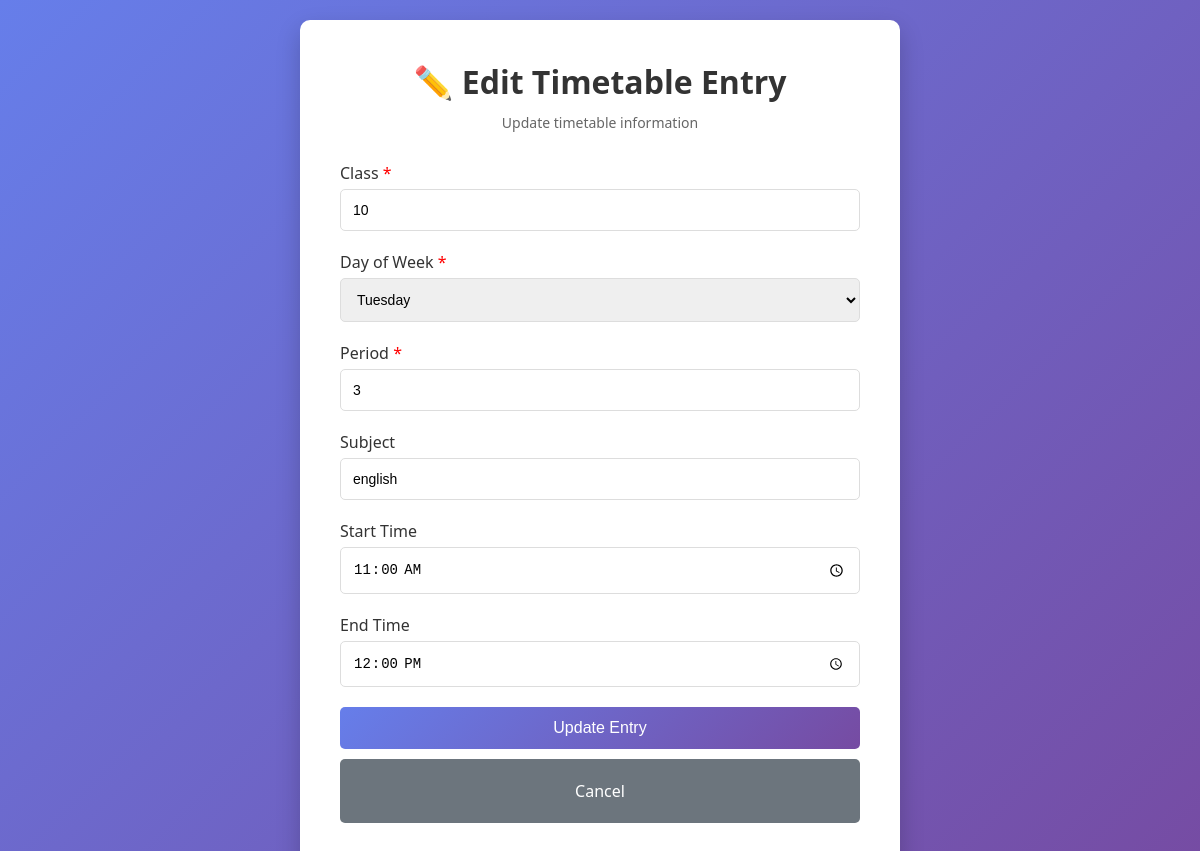
Page /timetable/edit/9 (signed in) on the committed database.
### models.py (models this page shows)
class Timetable(Base):
    __tablename__ = 'timetable'
    id = Column(Integer, primary_key=True)
    class_name = Column(String, nullable=False)
    day_of_week = Column(String, nullable=False)  # e.g., 'Monday', 'Tuesday'
    period = Column(String, nullable=False)       # e.g., 'Period 1', 'Period 2'
    subject = Column(String, nullable=True)       # e.g., 'Mathematics', 'Physics'
    start_time = Column(String, nullable=True)    # e.g., '09:00'
    end_time = Column(String, nullable=True)      # e.g., '10:00'

### app.py (the view, shortened to what this page needs)
@app.route('/timetable/edit/<int:id>', methods=['GET', 'POST'])
@login_required
def edit_timetable(id):
    if current_user.role != 'teacher':
        flash('Access denied! Teachers only.', 'error')
        return redirect(url_for('login'))
    db = SessionLocal()
    entry = db.query(Timetable).get(id)
    if not entry:
        flash('Timetable entry not found!', 'error')
        db.close()
        return redirect(url_for('manage_timetable'))
    db.close()
    return render_template('edit_timetable.html', entry=entry)

### app.py (called while the page is built)
@login_manager.user_loader
def load_user(user_id):
    db = SessionLocal()
    user = db.query(User).get(int(user_id))
    db.close()
    return user

### templates/edit_timetable.html (shortened to what this page needs)
<!DOCTYPE html>
<html lang="en">
<head>
</head>
<body>
    <div class="container">
        <h1>✏️ Edit Timetable Entry</h1>
        <p class="subtitle">Update timetable information</p>
        <form method="POST" action="{{ url_for('edit_timetable', id=entry.id) }}">
            <div class="form-group">
                <label>Class <span class="required">*</span></label>
                <input type="text" name="class_name" value="{{ entry.class_name }}" required>
            </div>
            <div class="form-group">
                <label>Day of Week <span class="required">*</span></label>
                <select name="day_of_week" required>
                    <option value="Tuesday" {% if entry.day_of_week == 'Tuesday' %}selected{% endif %}>Tuesday</option>
                </select>
            </div>
            <div class="form-group">
                <label>Period <span class="required">*</span></label>
                <input type="text" name="period" value="{{ entry.period }}" required>
            </div>
            <div class="form-group">
                <label>Subject</label>
                <input type="text" name="subject" value="{{ entry.subject or '' }}">
            </div>
            <div class="form-group">
                <label>Start Time</label>
                <input type="time" name="start_time" value="{{ entry.start_time or '' }}">
            </div>
            <div class="form-group">
                <label>End Time</label>
                <input type="time" name="end_time" value="{{ entry.end_time or '' }}">
            </div>
            <button type="submit" class="btn btn-primary">Update Entry</button>
            <a href="{{ url_for('manage_timetable') }}" class="btn btn-secondary" style="display: block; text-align: center; text-decoration: none; line-height: 40px;">Cancel</a>
        </form>
    </div>
</body>
</html>

### templates/edit_timetable.html (style rules this page uses)
* { margin: 0; padding: 0; box-sizing: border-box; }
body { font-family: 'Segoe UI', Tahoma, Geneva, Verdana, sans-serif; background: linear-gradient(135deg, #667eea 0%, #764ba2 100%); min-height: 100vh; display: flex; justify-content: center; align-items: center; padding: 20px; }
.container { background: white; padding: 40px; border-radius: 10px; box-shadow: 0 10px 25px rgba(0, 0, 0, 0.2); width: 100%; max-width: 600px; }
h1 { text-align: center; color: #333; margin-bottom: 10px; }
.subtitle { text-align: center; color: #666; margin-bottom: 30px; font-size: 14px; }
.form-group { margin-bottom: 20px; }
label { display: block; margin-bottom: 5px; color: #333; font-weight: 500; }
input[type="text"], input[type="time"], select { width: 100%; padding: 12px; border: 1px solid #ddd; border-radius: 5px; font-size: 14px; transition: border-color 0.3s; }
.btn { width: 100%; padding: 12px; border: none; border-radius: 5px; font-size: 16px; cursor: pointer; transition: transform 0.2s; margin-bottom: 10px; }
.btn-primary { background: linear-gradient(135deg, #667eea 0%, #764ba2 100%); color: white; }
.btn-secondary { background: #6c757d; color: white; }
.required { color: red; }

### rows in the picture
Timetable: class_name "10", day_of_week "Tuesday", period "3", subject "english", start_time "11:00", end_time "12:00"
